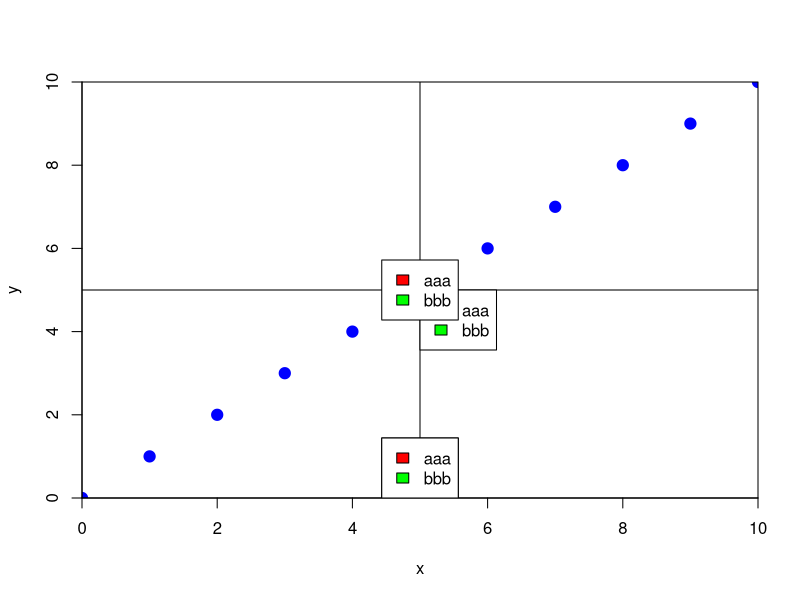

Generate this figure with R:
####### TÌM THÔNG SỐ LEGEND

x <- 0:10
y <- 0:10

oldpar <- par(no.readonly = TRUE)

plot(y ~ x, 
     xlim = c(0, 10), 
     ylim = c(0, 10), 
     xaxs = "i", 
     yaxs = "i", 
     pch = 19, 
     col = "blue", 
     cex = 1.5)

abline(h = 5)
abline(v = 5)

leg1 <- legend(x = 5,
       y = 5,
       legend = c("aaa", "bbb"),
       fill = c("red", "green"),
       plot = FALSE)

legend(x = leg1$rect$left,
       y = leg1$rect$top,
       legend = c("aaa", "bbb"),
       fill = c("red", "green"),
       plot = TRUE)

legend(x = "center",
       # y = leg1$rect$top,
       legend = c("aaa", "bbb"),
       fill = c("red", "green"),
       plot = TRUE)

legend(x = "bottom",
       # y = leg1$rect$top,
       legend = c("aaa", "bbb"),
       fill = c("red", "green"),
       plot = TRUE)

leg2 <- legend(x = "bottom",
       # y = leg1$rect$top,
       legend = c("aaa", "bbb"),
       fill = c("red", "green"),
       plot = FALSE)

legend(x = leg2$rect$left,
       y = leg2$rect$top,
       legend = c("aaa", "bbb"),
       fill = c("red", "green"),
       plot = TRUE)

par(oldpar)





















